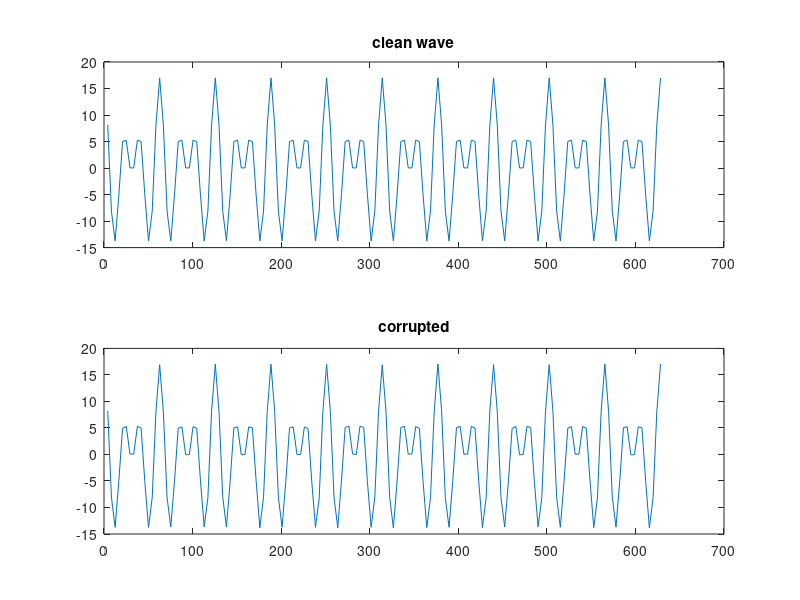

The MATLAB script that drew this image:
a=8;
b=9;
w1=0.2;
w2=0.3;
w=0.1;
ts=2*pi/(5*w2);  %% sampling rate
ns=5*w2/w; %%no of samples per cycle
x=zeros(1,10*ns);
y=ts*[1:10*ns];
x=a*cos(w1*y)+b*cos(w2*y);
 subplot(2,1,1);
 plot(y,x);
 title('clean wave');
%%--------------------------------------------------<<<q1
sx=numel(x);
sigma=0.2;
xd=x+sigma*(rand(1,sx)-0.5);
subplot(2,1,2);
plot(y,xd);
tf=['corrupted sigma=',num2str(sigma)];
title('corrupted');
%%--------------------------------------------------<<<q2